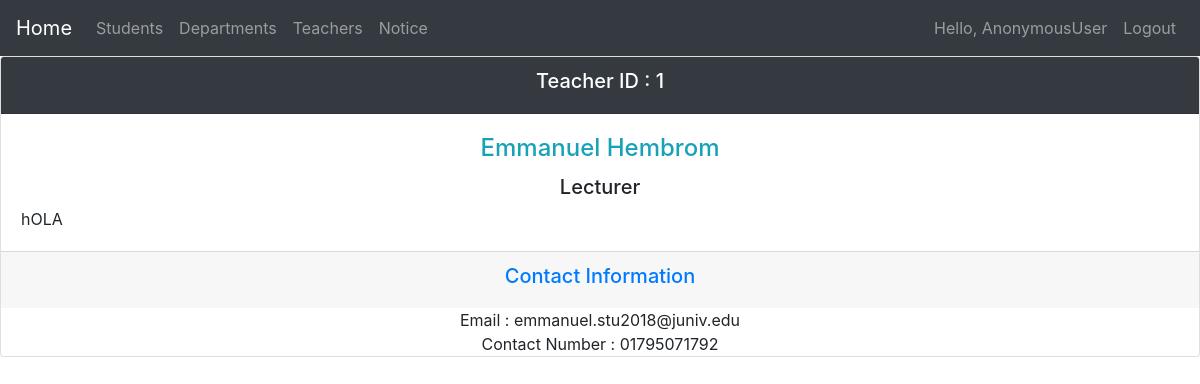
Screenshot of /teacher_info/1/ with the database file from the repository.
### base/models.py (models this page shows, shortened)
class Teacher(models.Model):
    RANK=(
        ('Lecturer','Lecturer'),
        ('Assistant Professor','Assistant Professor'),
        ('Professor','Professor'),
        ('Head of The Department','Head of The Department'),
    )
    name=models.CharField(max_length=30,null=False)
    """
    The name of the teacher.

    :type: str
    """
    reg_no=models.CharField(max_length=10,null=False,unique=True)
    """
    The registration number of the teacher.

    :type: str
    """
    rank=models.CharField(max_length=40,null=True,choices=RANK)
    """
    The rank of the teacher.

    :type: str
    :choices: 'Lecturer', 'Assistant Professor', 'Professor', 'Head of The Department'
    """
    """
    The department to which the teacher belongs.

    :type: Department
    """
    email=models.EmailField()
    """
    The email address of the teacher.

    :type: str
    """
    phone=models.CharField(max_length=20,null=True)
    """
    The phone number of the teacher.

    :type: str
    """
    description=models.CharField(max_length=3000,null=True)
    """
    Description about the teacher.

    :type: str
    """

### base/views.py (the view)
# urls.py: .. function:: path('teacher_info/<str:pk>/', views.teacher_info, name="teacher_info")
def teacher_info(request,pk):
    teacher=Teacher.objects.get(id=pk)
    context={'teacher':teacher}
    return render(request, 'base/teacher_info.html',context)

### base/templates/base/teacher_info.html (shortened to what this page needs)
{% extends 'main.html' %}
{%block content%}
           <div class="card text-center ">
                <div class="card-header bg-dark text-white">
                    <h5 > Teacher ID : {{teacher.id}}</h5>
                </div>
                <div class="card-body">
                    <h4 class="card-title text-info  ">{{teacher.name}}</h4>
                   <h5>{{teacher.rank}}</h5>
                    <p class="card-text text-left" >{{teacher.description}}</p>
                </div>
                           <div class="card-footer text-muted">
                    <h5 class="text-primary">Contact Information</h5>
                </div>
                Email : {{teacher.email}}<br>
                Contact Number : {{teacher.phone}}
           </div>
        <br>
{%endblock%}

### rows the page displays
Teacher: id "1", name "Emmanuel Hembrom", rank "Lecturer", description "hOLA", email "emmanuel.stu2018@juniv.edu", phone "01795071792"

### other values shown
{{ request.user }} "AnonymousUser"
